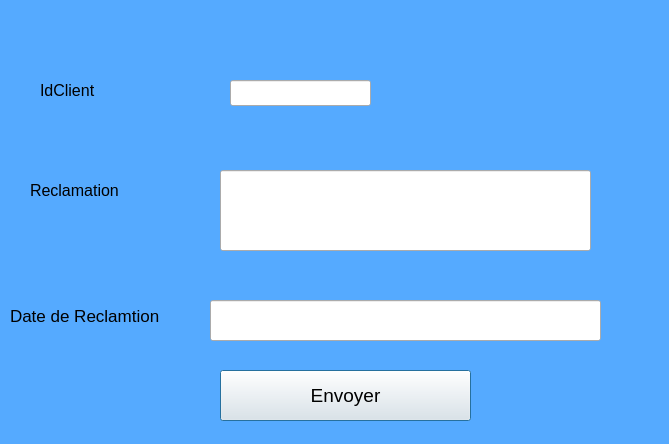
<?xml version="1.0" encoding="UTF-8"?>
<ui version="4.0">
 <class>EnvoyerReclamation</class>
 <widget class="QDialog" name="EnvoyerReclamation">
  <property name="geometry">
   <rect>
    <x>0</x>
    <y>0</y>
    <width>669</width>
    <height>444</height>
   </rect>
  </property>
  <property name="windowTitle">
   <string>Dialog</string>
  </property>
  <property name="styleSheet">
   <string notr="true">#EnvoyerReclamation{
background:rgb(85, 170, 255);}</string>
  </property>
  <widget class="QLabel" name="label">
   <property name="geometry">
    <rect>
     <x>40</x>
     <y>80</y>
     <width>141</width>
     <height>20</height>
    </rect>
   </property>
   <property name="font">
    <font>
     <pointsize>12</pointsize>
    </font>
   </property>
   <property name="text">
    <string>IdClient</string>
   </property>
  </widget>
  <widget class="QLabel" name="label_2">
   <property name="geometry">
    <rect>
     <x>30</x>
     <y>180</y>
     <width>141</width>
     <height>20</height>
    </rect>
   </property>
   <property name="font">
    <font>
     <pointsize>12</pointsize>
    </font>
   </property>
   <property name="text">
    <string>Reclamation</string>
   </property>
  </widget>
  <widget class="QLabel" name="label_3">
   <property name="geometry">
    <rect>
     <x>10</x>
     <y>290</y>
     <width>191</width>
     <height>51</height>
    </rect>
   </property>
   <property name="font">
    <font>
     <pointsize>13</pointsize>
    </font>
   </property>
   <property name="text">
    <string>Date de Reclamtion</string>
   </property>
  </widget>
  <widget class="QLineEdit" name="IdClient">
   <property name="geometry">
    <rect>
     <x>230</x>
     <y>80</y>
     <width>141</width>
     <height>26</height>
    </rect>
   </property>
   <property name="text">
    <string/>
   </property>
  </widget>
  <widget class="QLineEdit" name="DateReclam">
   <property name="geometry">
    <rect>
     <x>210</x>
     <y>300</y>
     <width>391</width>
     <height>41</height>
    </rect>
   </property>
  </widget>
  <widget class="QPushButton" name="pushButton">
   <property name="geometry">
    <rect>
     <x>220</x>
     <y>370</y>
     <width>251</width>
     <height>51</height>
    </rect>
   </property>
   <property name="font">
    <font>
     <pointsize>14</pointsize>
    </font>
   </property>
   <property name="text">
    <string>Envoyer</string>
   </property>
  </widget>
  <widget class="QLineEdit" name="ReclamClient">
   <property name="geometry">
    <rect>
     <x>220</x>
     <y>170</y>
     <width>371</width>
     <height>81</height>
    </rect>
   </property>
  </widget>
 </widget>
 <resources/>
 <connections/>
</ui>
